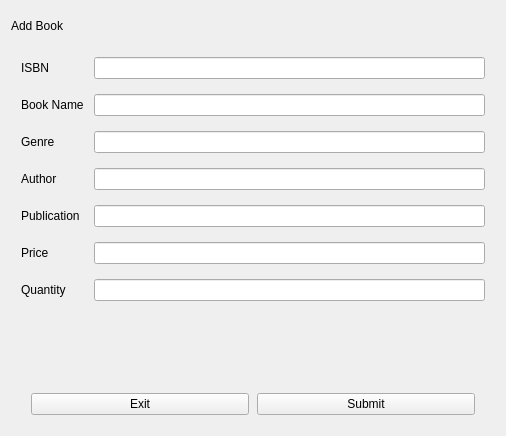
<?xml version="1.0" encoding="UTF-8"?>
<ui version="4.0">
 <class>Form</class>
 <widget class="QWidget" name="Form">
  <property name="geometry">
   <rect>
    <x>0</x>
    <y>0</y>
    <width>506</width>
    <height>436</height>
   </rect>
  </property>
  <property name="windowTitle">
   <string>Form</string>
  </property>
  <layout class="QGridLayout" name="gridLayout">
   <item row="2" column="0">
    <layout class="QFormLayout" name="formLayout">
     <property name="sizeConstraint">
      <enum>QLayout::SetMinAndMaxSize</enum>
     </property>
     <property name="fieldGrowthPolicy">
      <enum>QFormLayout::AllNonFixedFieldsGrow</enum>
     </property>
     <property name="horizontalSpacing">
      <number>10</number>
     </property>
     <property name="verticalSpacing">
      <number>15</number>
     </property>
     <property name="margin">
      <number>10</number>
     </property>
     <item row="0" column="0">
      <widget class="QLabel" name="iSBNLabel">
       <property name="text">
        <string>ISBN</string>
       </property>
      </widget>
     </item>
     <item row="0" column="1">
      <widget class="QLineEdit" name="iSBNLineEdit"/>
     </item>
     <item row="1" column="0">
      <widget class="QLabel" name="bookNameLabel">
       <property name="text">
        <string>Book Name</string>
       </property>
      </widget>
     </item>
     <item row="1" column="1">
      <widget class="QLineEdit" name="bookNameLineEdit"/>
     </item>
     <item row="2" column="0">
      <widget class="QLabel" name="genreLabel">
       <property name="text">
        <string>Genre</string>
       </property>
      </widget>
     </item>
     <item row="2" column="1">
      <widget class="QLineEdit" name="genreLineEdit"/>
     </item>
     <item row="3" column="0">
      <widget class="QLabel" name="authorLabel">
       <property name="text">
        <string>Author</string>
       </property>
      </widget>
     </item>
     <item row="3" column="1">
      <widget class="QLineEdit" name="authorLineEdit"/>
     </item>
     <item row="4" column="0">
      <widget class="QLabel" name="publicationLabel">
       <property name="text">
        <string>Publication</string>
       </property>
      </widget>
     </item>
     <item row="4" column="1">
      <widget class="QLineEdit" name="publicationLineEdit"/>
     </item>
     <item row="5" column="0">
      <widget class="QLabel" name="priceLabel">
       <property name="text">
        <string>Price</string>
       </property>
      </widget>
     </item>
     <item row="5" column="1">
      <widget class="QLineEdit" name="priceLineEdit"/>
     </item>
     <item row="6" column="0">
      <widget class="QLabel" name="quantityLabel">
       <property name="text">
        <string>Quantity</string>
       </property>
      </widget>
     </item>
     <item row="6" column="1">
      <widget class="QLineEdit" name="quantityLineEdit"/>
     </item>
    </layout>
   </item>
   <item row="3" column="0">
    <layout class="QHBoxLayout" name="horizontalLayout">
     <property name="spacing">
      <number>8</number>
     </property>
     <property name="sizeConstraint">
      <enum>QLayout::SetMaximumSize</enum>
     </property>
     <property name="leftMargin">
      <number>20</number>
     </property>
     <property name="topMargin">
      <number>10</number>
     </property>
     <property name="rightMargin">
      <number>20</number>
     </property>
     <property name="bottomMargin">
      <number>10</number>
     </property>
     <item>
      <widget class="QPushButton" name="pushButton_2">
       <property name="text">
        <string>Exit</string>
       </property>
      </widget>
     </item>
     <item>
      <widget class="QPushButton" name="pushButton">
       <property name="text">
        <string>Submit</string>
       </property>
      </widget>
     </item>
    </layout>
   </item>
   <item row="1" column="0">
    <widget class="QLabel" name="label_8">
     <property name="maximumSize">
      <size>
       <width>500</width>
       <height>30</height>
      </size>
     </property>
     <property name="text">
      <string>Add Book</string>
     </property>
    </widget>
   </item>
  </layout>
 </widget>
 <resources/>
 <connections/>
</ui>
